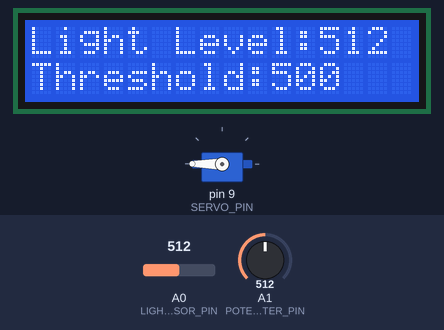
Bench run of a sketch on a simulated Arduino Uno, built with avr-gcc and run on an emulated ATmega328P. Parts: 16×2 character LCD, servo. The test bench sets the inputs (shaded band); at power-on: A0 (LIGHT_SENSOR_PIN) = 512, A1 (POTENTIOMETER_PIN) = 512. What the sketch prints to the serial monitor is not drawn.

Above: at 1.2 s.
1.3 s: A0 (LIGHT_SENSOR_PIN) set to 489
At 2.5 s:
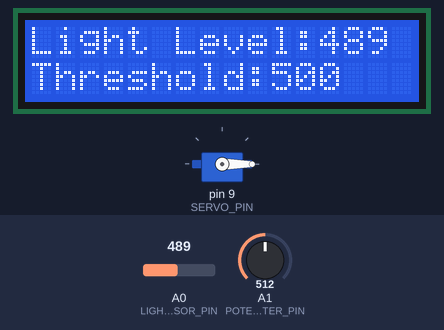
2.8 s: A1 (POTENTIOMETER_PIN) set to 610
At 4.0 s:
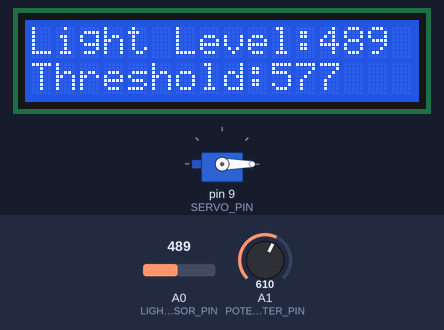
4.3 s: A1 (POTENTIOMETER_PIN) set to 985
At 4.7 s:
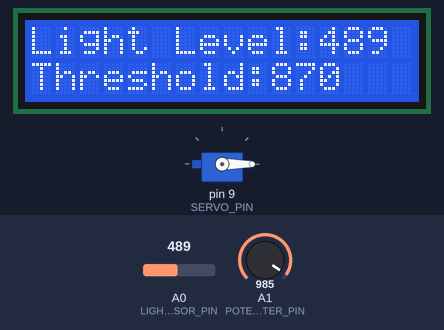
5.8 s: A1 (POTENTIOMETER_PIN) set to 1014
At 6.7 s:
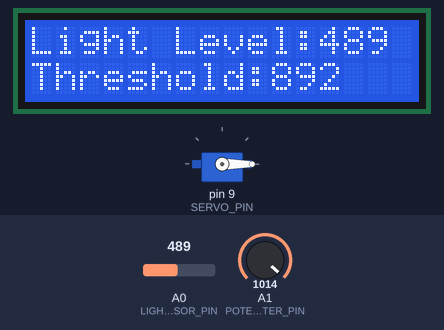
7.3 s: A0 (LIGHT_SENSOR_PIN) set to 105
At 8.5 s:
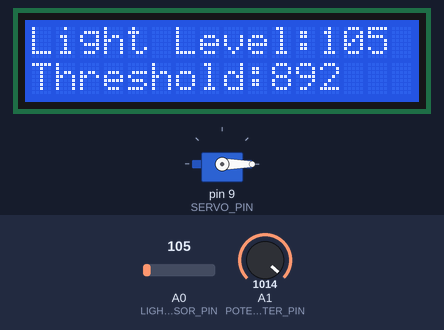
8.8 s: A0 (LIGHT_SENSOR_PIN) set to 94
At 9.3 s:
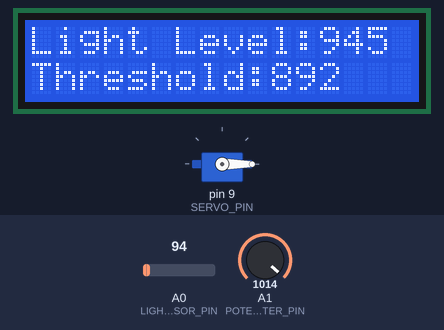
Timing chart, 0 to 11.3 s (numbered marks = the images above; inputs shaded):
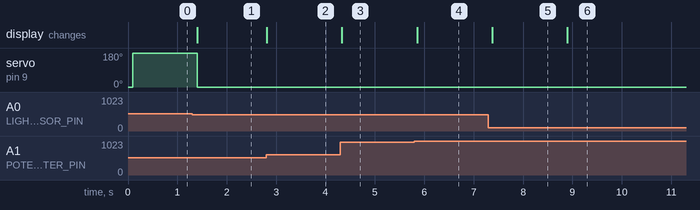

The sketch:

photoresistor_servo.ino
```cpp
#include <Wire.h>
#include <Servo.h>
#include <LiquidCrystal_I2C.h>

// Constants
const int LIGHT_SENSOR_PIN = A0;  // Light sensor pin
const int SERVO_PIN = 9;          // Servo motor pin
const int POTENTIOMETER_PIN = A1; // Potentiometer pin

int threshold = 600;  // Initial threshold value

LiquidCrystal_I2C lcd(0x27,16,2);
Servo servo;

void setup() {
  Serial.begin(9600);
  lcd.init();
  lcd.backlight();

  // LCD labels
  lcd.setCursor(0, 0);
  lcd.print("Light Level:");
  lcd.setCursor(0, 1);
  lcd.print("Threshold:");

  pinMode(LIGHT_SENSOR_PIN, INPUT);
  pinMode(POTENTIOMETER_PIN, INPUT);

  servo.attach(SERVO_PIN);
  servo.write(0);
}

void loop() {
  int analogValue = analogRead(LIGHT_SENSOR_PIN);  // Read light sensor
  int potValue = analogRead(POTENTIOMETER_PIN);   // Read potentiometer

  threshold = map(potValue, 0, 1023, 100, 900); // Map pot value to threshold range

  // Update threshold display
  lcd.setCursor(10, 1);
  lcd.print(threshold);

  // Update light sensor value on LCD
  lcd.setCursor(12, 0);
  lcd.print(analogValue);

  // Print values for debugging
  Serial.print("Light Sensor: "); Serial.print(analogValue);
  Serial.print(" | Potentiometer: "); Serial.print(potValue);
  Serial.print(" | Threshold: "); Serial.println(threshold);

  // Control the servo based on the light sensor reading
  if (analogValue > threshold)
    servo.write(180);
  else
    servo.write(0);

  delay(100); // Stability delay
}
```

Measured:
- the behaviour switches between 501 and 500 on A0 (LIGHT_SENSOR_PIN) (found by bisection; images 0 and 1)
- after the input at 1.3 s, servo on pin 9 (SERVO_PIN): 180° → 0° after 0.10 s; the display: changes after 0.10 s (image 1)
- after the input at 2.8 s, the display: changes at once (image 2)
- after the input at 4.3 s, the display: changes at once (image 3)
- after the input at 5.8 s, the display: changes after 0.05 s (image 4)
- after the input at 7.3 s, the display: changes after 0.08 s (image 5)
- after the input at 8.8 s, the display: changes after 0.10 s (image 6)
